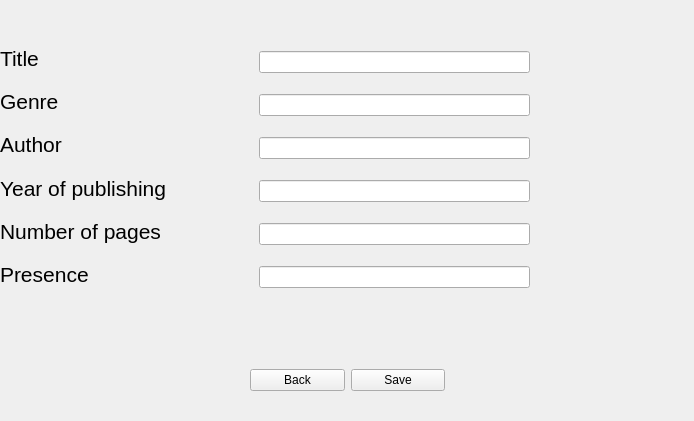
<?xml version="1.0" encoding="UTF-8"?>
<ui version="4.0">
 <class>EditForm</class>
 <widget class="QWidget" name="EditForm">
  <property name="geometry">
   <rect>
    <x>0</x>
    <y>0</y>
    <width>694</width>
    <height>421</height>
   </rect>
  </property>
  <property name="windowTitle">
   <string>Form</string>
  </property>
  <widget class="QWidget" name="verticalLayoutWidget_2">
   <property name="geometry">
    <rect>
     <x>259</x>
     <y>36</y>
     <width>271</width>
     <height>271</height>
    </rect>
   </property>
   <layout class="QVBoxLayout" name="verticalLayout_2">
    <item>
     <widget class="QLineEdit" name="lineEdit_title"/>
    </item>
    <item>
     <widget class="QLineEdit" name="lineEdit_genre"/>
    </item>
    <item>
     <widget class="QLineEdit" name="lineEdit_author"/>
    </item>
    <item>
     <widget class="QLineEdit" name="lineEdit_year"/>
    </item>
    <item>
     <widget class="QLineEdit" name="lineEdit_pages"/>
    </item>
    <item>
     <widget class="QLineEdit" name="lineEdit_presence"/>
    </item>
   </layout>
  </widget>
  <widget class="QWidget" name="verticalLayoutWidget">
   <property name="geometry">
    <rect>
     <x>0</x>
     <y>40</y>
     <width>261</width>
     <height>253</height>
    </rect>
   </property>
   <layout class="QVBoxLayout" name="verticalLayout">
    <item>
     <widget class="QLabel" name="label_2">
      <property name="font">
       <font>
        <pointsize>16</pointsize>
       </font>
      </property>
      <property name="text">
       <string>Title</string>
      </property>
     </widget>
    </item>
    <item>
     <widget class="QLabel" name="label_5">
      <property name="font">
       <font>
        <pointsize>16</pointsize>
       </font>
      </property>
      <property name="text">
       <string>Genre</string>
      </property>
     </widget>
    </item>
    <item>
     <widget class="QLabel" name="label">
      <property name="font">
       <font>
        <pointsize>16</pointsize>
       </font>
      </property>
      <property name="text">
       <string>Author</string>
      </property>
     </widget>
    </item>
    <item>
     <widget class="QLabel" name="label_4">
      <property name="font">
       <font>
        <pointsize>16</pointsize>
       </font>
      </property>
      <property name="text">
       <string>Year of publishing</string>
      </property>
     </widget>
    </item>
    <item>
     <widget class="QLabel" name="label_3">
      <property name="font">
       <font>
        <pointsize>16</pointsize>
       </font>
      </property>
      <property name="text">
       <string>Number of pages</string>
      </property>
     </widget>
    </item>
    <item>
     <widget class="QLabel" name="label_6">
      <property name="font">
       <font>
        <pointsize>16</pointsize>
       </font>
      </property>
      <property name="text">
       <string>Presence</string>
      </property>
     </widget>
    </item>
   </layout>
  </widget>
  <widget class="QWidget" name="horizontalLayoutWidget">
   <property name="geometry">
    <rect>
     <x>250</x>
     <y>340</y>
     <width>195</width>
     <height>80</height>
    </rect>
   </property>
   <layout class="QHBoxLayout" name="horizontalLayout">
    <item>
     <widget class="QPushButton" name="backButton">
      <property name="text">
       <string>Back</string>
      </property>
     </widget>
    </item>
    <item>
     <widget class="QPushButton" name="saveButton">
      <property name="text">
       <string>Save</string>
      </property>
     </widget>
    </item>
   </layout>
  </widget>
 </widget>
 <resources/>
 <connections/>
</ui>
